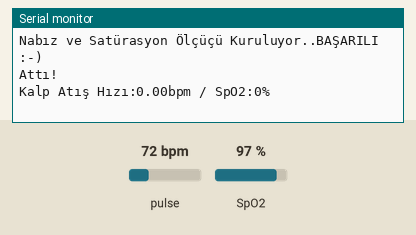
Simulated run of this sketch. Board: Arduino Uno, built with avr-gcc and run on an emulated ATmega328P. Shown: the last lines printed to the serial monitor. Inputs (shaded band) come from the test bench; at power-on: pulse 72 bpm, SpO2 97 %.

Above: at 1.2 s.
1.3 s: pulse set to 42 bpm
At 2.7 s:
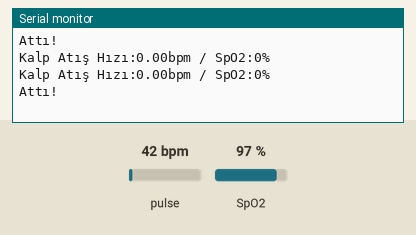
2.8 s: SpO2 set to 80 %
At 3.5 s:
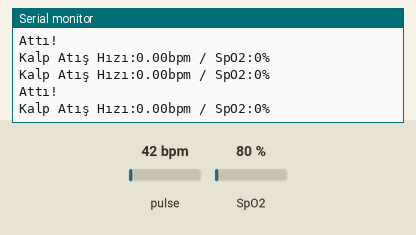
4.3 s: pulse set to 70 bpm
At 5.1 s:
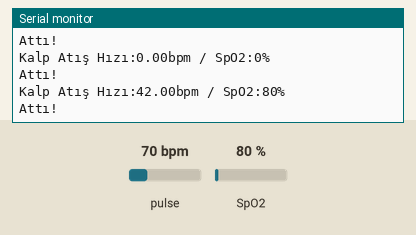
5.8 s: pulse set to 130 bpm
At 6.62 s:
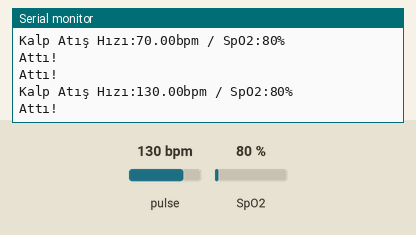
Timing chart, 0 to 8.8 s (numbered marks = the images above; inputs shaded):
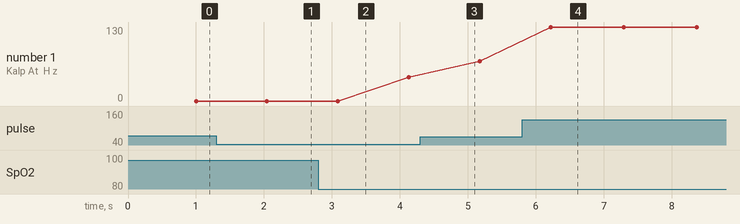

The sketch:

nabiz_ve_oksijen.ino
```cpp
//MAX30100 modülünün projeye dahil edilmesi
#include "MAX30100_PulseOximeter.h"

//HC-06 Bluetooth Parçasınnın Kütüohanesinin dahil edilmesi.
#include <SoftwareSerial.h>

//RTX ve TX bacaklarını bağladığımız 8 ve 9 numaralı pinler ile hc06 oluşturuluyor.
SoftwareSerial hc06(8,9);

//Rapor verilecek süre belirlerniyor
#define REPORTING_PERIOD_MS     1000

//Nabız ölçücü nesne tanımlanıyor.
PulseOximeter pox;

// son atımın gerçekleştiği zaman
uint32_t tsLastReport = 0;

// Bir darbe ve atma algılandığında serial'e Attı yazar.
void onBeatDetected() {
    Serial.println("Attı!");
}

void setup() {
  //Serial ve bluetooth parçası 9600 baud'da başlatılıyor.
    Serial.begin(9600);
    hc06.begin(9600);
    //Bilgi veriliyor.
    Serial.print("Nabız ve Satürasyon Ölçüçü Kuruluyor..");

    // Sensörünün kurulup kurulmadığını belirleme
    if (!pox.begin()) {
        Serial.println("BAŞARISIZ");
        for(;;);
    } else {
        Serial.println("BAŞARILI :-)");
    }

	// LED sürücüsü için 7,6 mA kullanacak şekilde sensörü yapılandırın
	pox.setIRLedCurrent(MAX30100_LED_CURR_7_6MA);

    // Atım algılandığında yukarıda tanımladığımız method tetiklenecek.
    pox.setOnBeatDetectedCallback(onBeatDetected);
}

void loop() {
    // Sensörden okuma yap.
    pox.update();

    // Güncellenmiş kalp atış hızı ve SpO2 seviyelerini alın
    if (millis() - tsLastReport > REPORTING_PERIOD_MS) {

        //Serial'e nabız ve satürasyon değerlerinin düzenli şekilde yazılması.
        Serial.print("Kalp Atış Hızı:");
        Serial.print(pox.getHeartRate());
        Serial.print("bpm / SpO2:");
        Serial.print(pox.getSpO2());
        Serial.println("%");

        //bluetooth modülü kullanılarak telefondaki terminale nabız ve satürasyon değerlerinin yazılması.
        hc06.print("Kalp Atış Hızı:");
        hc06.print(pox.getHeartRate());
        hc06.print("bpm / SpO2:");
        hc06.print(pox.getSpO2());
        hc06.println("%");

        //Eğer ki nabız 70'den fazla ise modül tehlike yazıyor. Ses'te yapılabilirdi.
         if(pox.getHeartRate()>70)
         {
           hc06.println("HASTAYI KONTROL EDİNİZ!!!");


        }


        //Son rapor tarihi güncelleniyor.
        tsLastReport = millis();
    }
}
```

Measured:
- after the input at 5.8 s, the serial monitor: prints a new line after 0.42 s (image 4)
- plotted number 1: 42 → 70 after the input at 4.3 s, 70 → 130 after the input at 5.8 s
